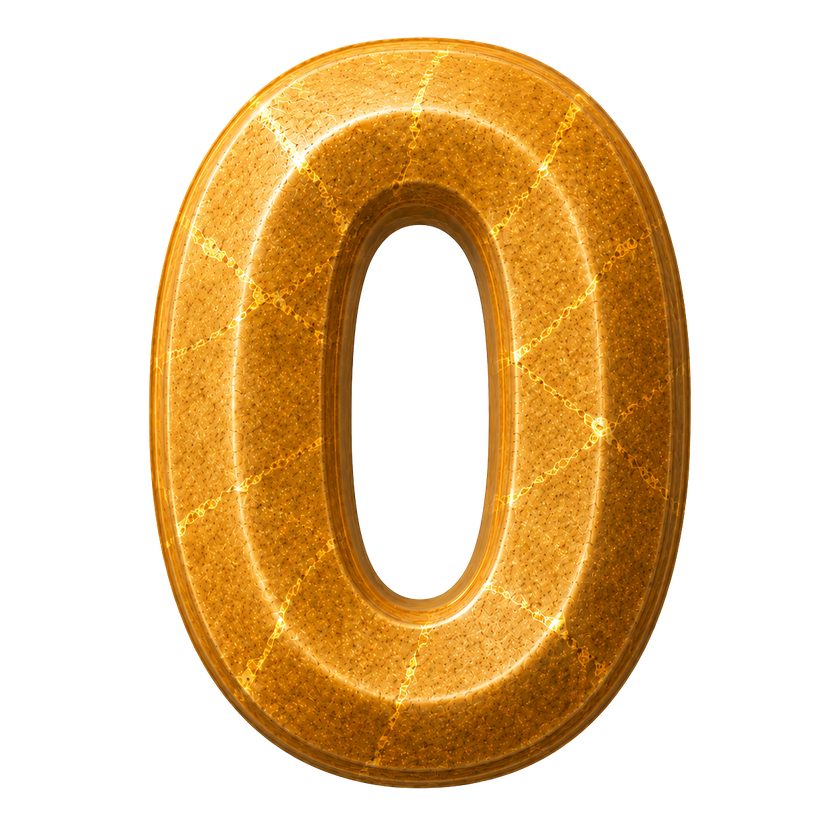
#> input picture assets/numbers/0.png, 840 x 840 px, shrunk from 1254 x 1254 before the run
$ python apply_gold_gradient.py
#> lines starting #> are read from the running program, lines starting #| are printed output that depends on the picture
import os
from PIL import Image, ImageDraw, ImageOps

def create_vertical_gradient(size, top_color, bottom_color):
    """Creates a vertical linear gradient image."""
    base = Image.new('RGB', size, top_color)
    top = base.copy()
    bottom = Image.new('RGB', size, bottom_color)
    mask = Image.new('L', size)
    mask_data = []
    for y in range(size[1]):
        mask_data.extend([int(255 * (y / size[1]))] * size[0])
    mask.putdata(mask_data)
    base.paste(bottom, (0, 0), mask)
    return base

def recolor_digits():
    source_dir = 'assets/numbers'

    # Gold yellow gradient colors
    top_color = (255, 230, 100)    # Bright yellow-gold
    bottom_color = (200, 110, 0)   # Deep orange-gold

    files = [f'{i}.png' for i in range(10)] + ['colon.png']

    for filename in files:
        filepath = os.path.join(source_dir, filename)
        if not os.path.exists(filepath):
            continue

        print(f"Processing {filepath}...")
        img = Image.open(filepath).convert("RGBA")
#> img is the input picture: PIL image 840x840 RGBA; mean R, G, B, A 83.8, 54.5, 13.4, 105.6

        # 1. Extract Alpha channel to preserve transparency
        alpha = img.getchannel('A')

        # 2. Get luminance/texture of the original image
        # Convert to grayscale to use as a texture map
        gray = ImageOps.grayscale(img)

        # We can increase the contrast slightly to make the texture pop
        gray = ImageOps.autocontrast(gray, cutoff=2)

        # 3. Create a golden gradient the same size as the image
        gradient = create_vertical_gradient(img.size, top_color, bottom_color)
#> in create_vertical_gradient, `bottom = Image.new('RGB', size, bottom_color)`:
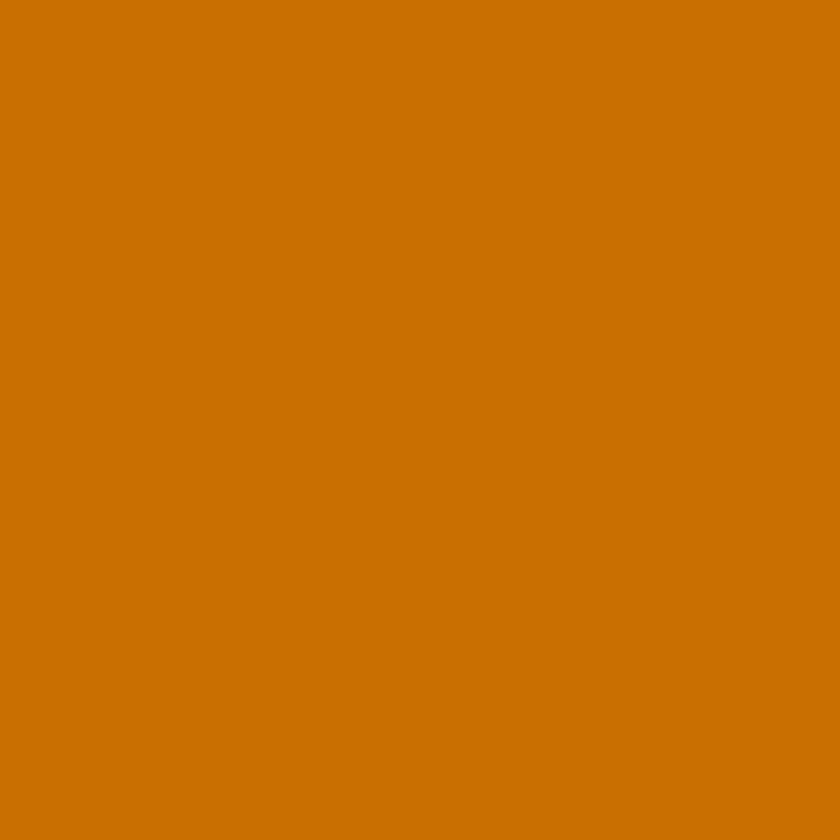
#> bottom: PIL image 840x840 RGB; mean R, G, B 200, 110, 0
#> in create_vertical_gradient, `mask = Image.new('L', size)`: mask: PIL image 840x840 L; every value is 0
#> in create_vertical_gradient, `mask.putdata(mask_data)`:
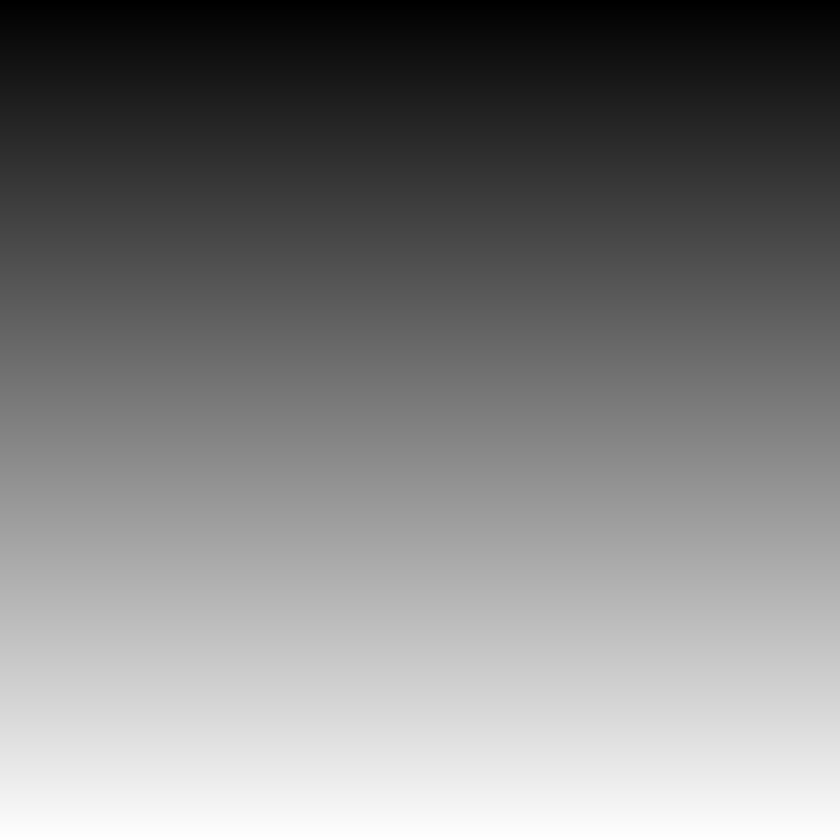
#> mask: PIL image 840x840 L; min 0, max 254, mean 126.9
#> in create_vertical_gradient, `base.paste(bottom, (0, 0), mask)`:
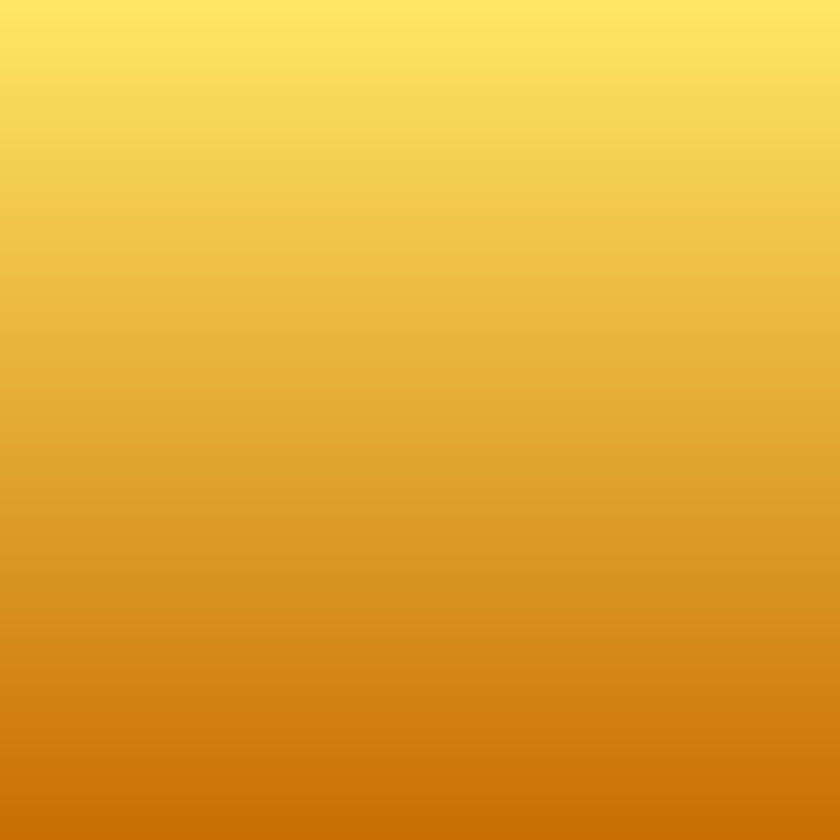
#> base: PIL image 840x840 RGB; mean R, G, B 227.6, 170.3, 50.2

        # 4. Multiply the gradient by the grayscale texture
        # To do this, we treat the grayscale as a brightness mask on the gradient
        from PIL import ImageChops
        # Convert gray back to RGB for multiply
        gray_rgb = gray.convert('RGB')
        colored_rgb = ImageChops.multiply(gradient, gray_rgb)

        # 5. But wait, if the original image was dark, it will be very dark.
        # Let's use overlay or soft light, or just multiply with a brightened gray
        # Actually, if we want it bright gold, let's brighten the gray first
        enhancer = ImageEnhance.Brightness(gray_rgb)
        bright_gray = enhancer.enhance(1.5)
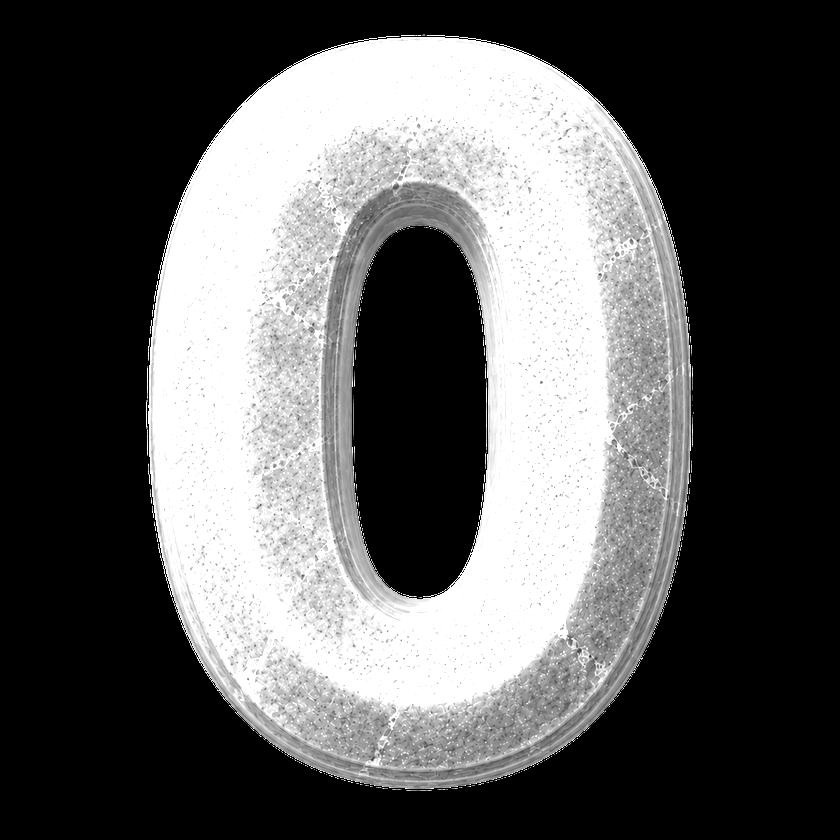
#> bright_gray: PIL image 840x840 RGB; min 0, max 255, mean 92.2
        final_rgb = ImageChops.multiply(gradient, bright_gray)
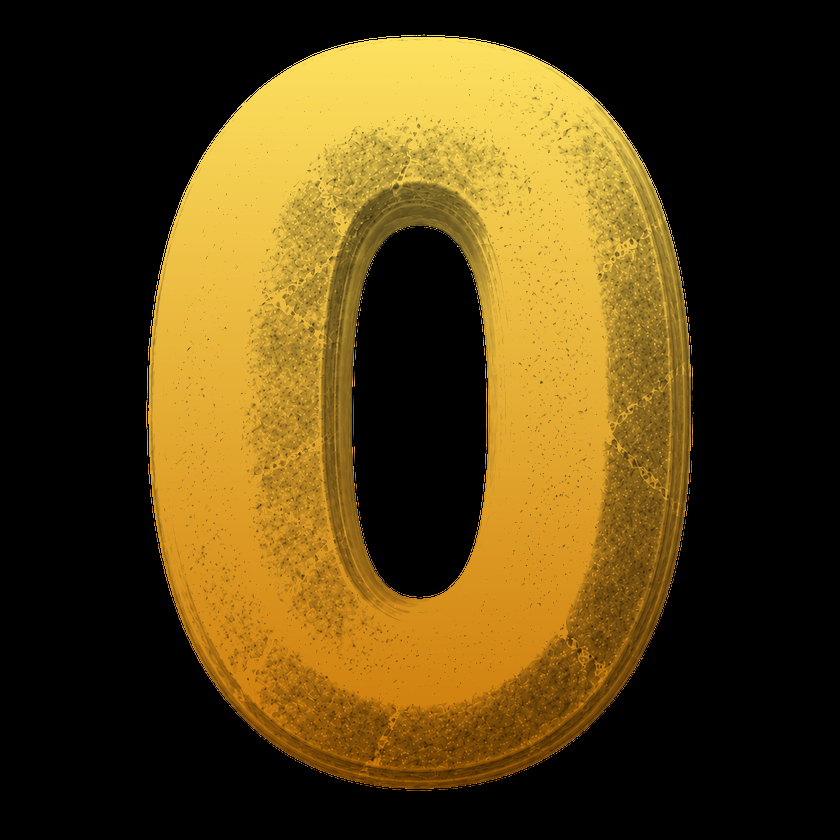
#> final_rgb: PIL image 840x840 RGB; mean R, G, B 82.7, 62.5, 19

        # 6. Put the alpha channel back
        final_img = final_rgb.convert("RGBA")
        final_img.putalpha(alpha)
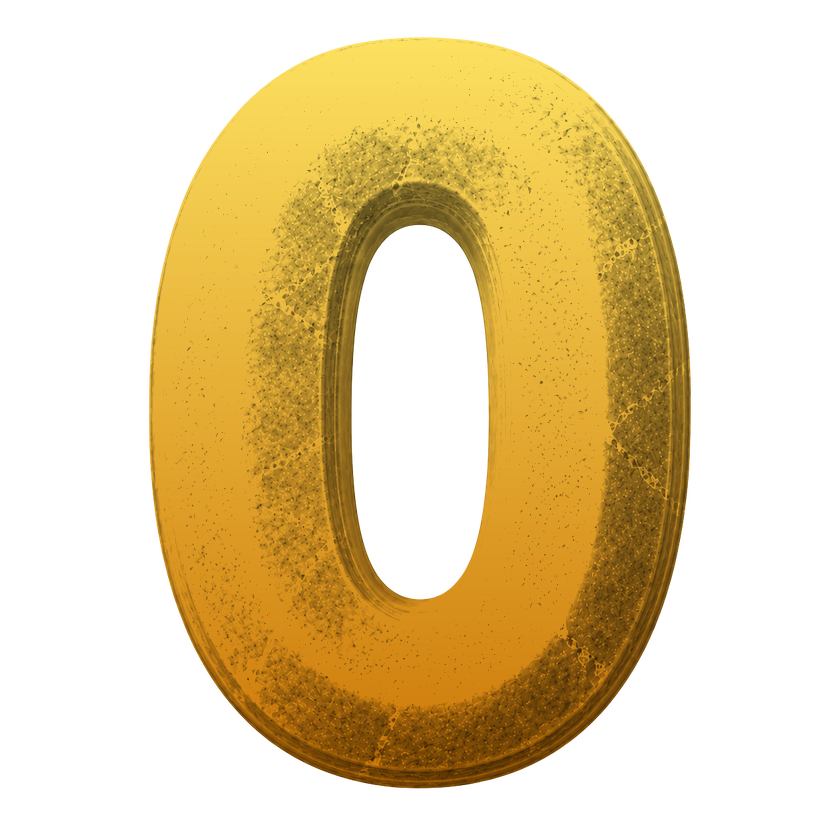
#> final_img: PIL image 840x840 RGBA; mean R, G, B, A 82.7, 62.5, 19, 105.6; transparent parts drawn white

        final_img.save(filepath)
#> pass 2 of the loop in recolor_digits, `for filename in files:`:
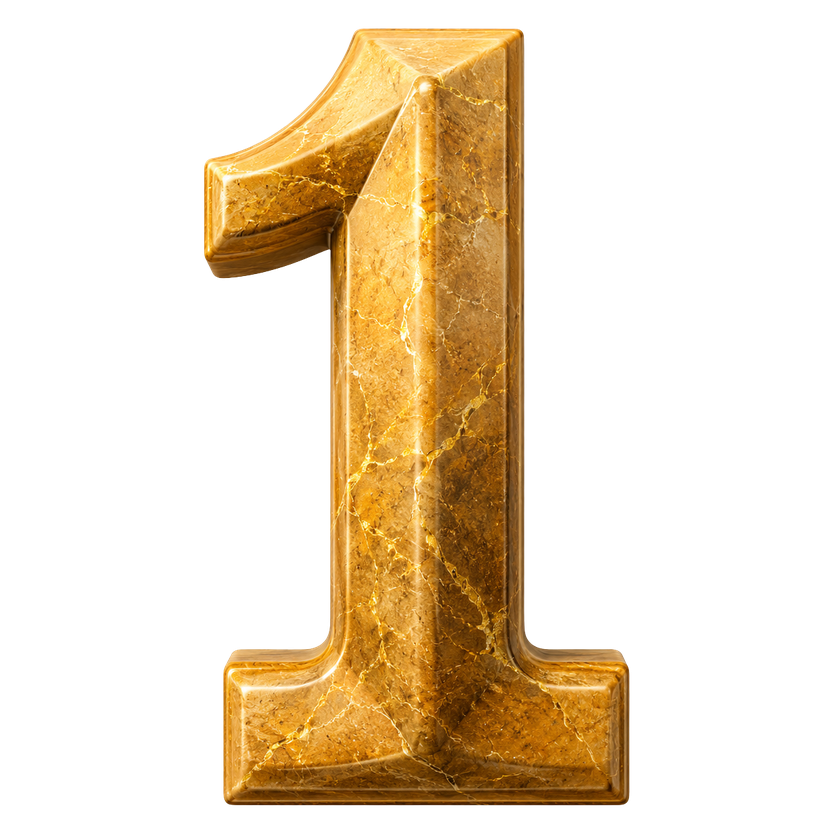
#> input picture assets/numbers/1.png, 840 x 840 px, shrunk from 1254 x 1254 before the run
#> in recolor_digits, img is the input picture: PIL image 840x840 RGBA; mean R, G, B, A 54.8, 38.4, 14.4, 72.2
#> in recolor_digits, `final_rgb = ImageChops.multiply(gradient, bright_gray)`:
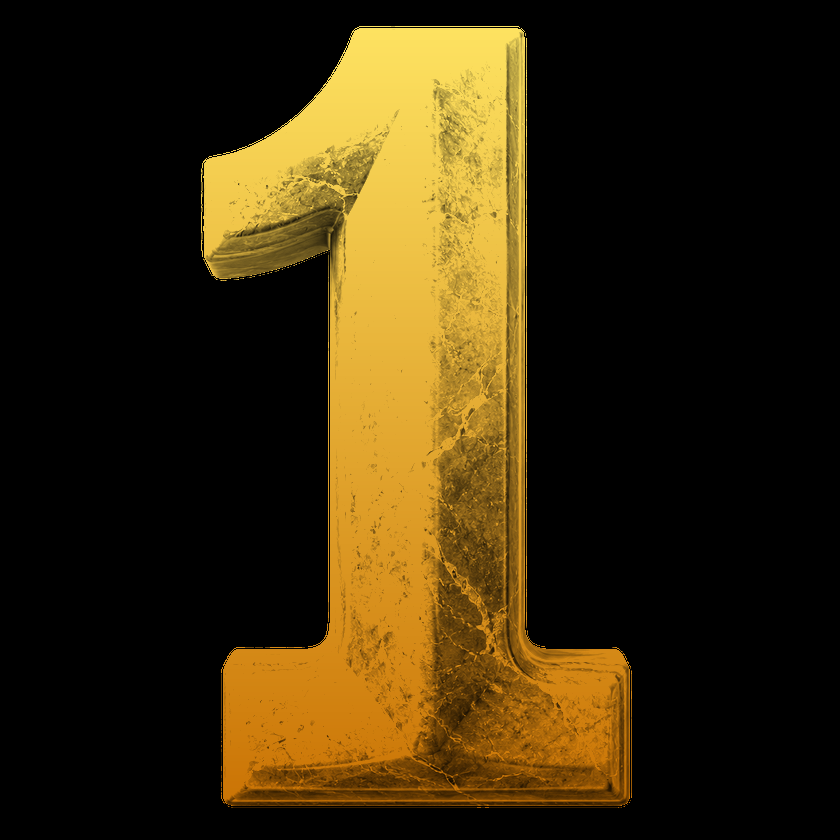
#> final_rgb: PIL image 840x840 RGB; mean R, G, B 55.1, 41, 11.8
#> in recolor_digits, `final_img.putalpha(alpha)`:
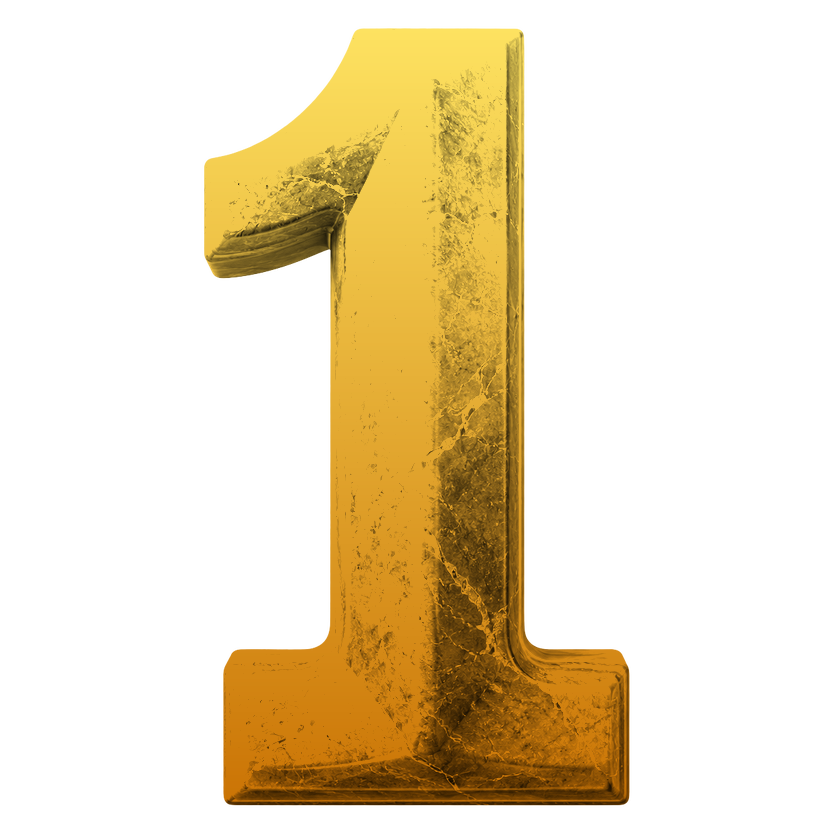
#> final_img: PIL image 840x840 RGBA; mean R, G, B, A 55.1, 41, 11.8, 72.2; transparent parts drawn white
#> pass 3 of the loop in recolor_digits, `for filename in files:`:
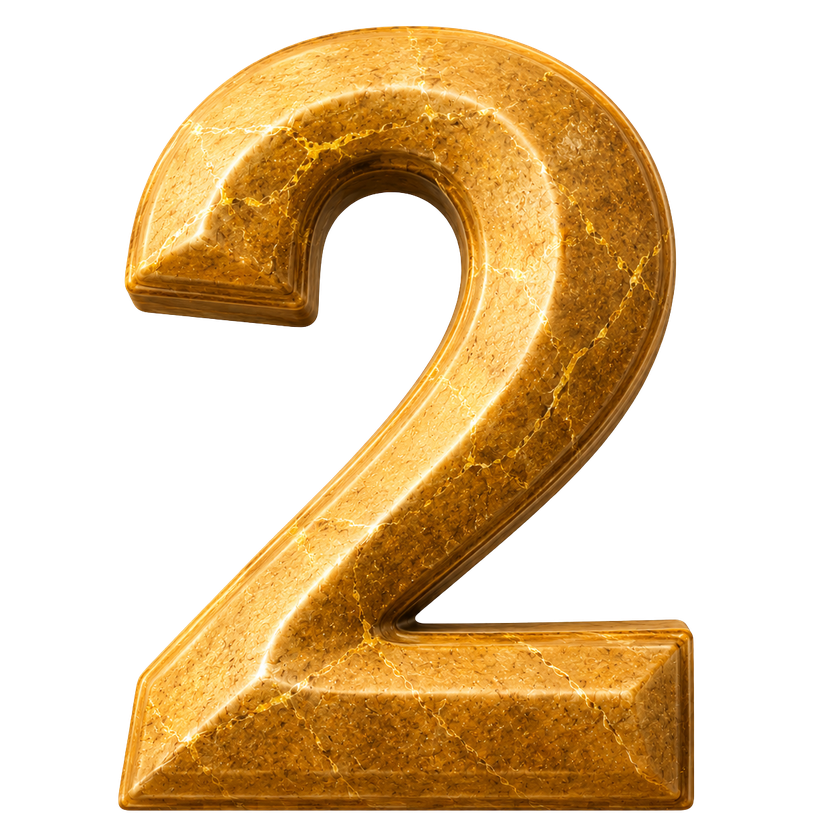
#> input picture assets/numbers/2.png, 840 x 840 px, shrunk from 1254 x 1254 before the run
#> in recolor_digits, img is the input picture: PIL image 840x840 RGBA; mean R, G, B, A 81.3, 56, 19.7, 106
#> in recolor_digits, `final_rgb = ImageChops.multiply(gradient, bright_gray)`:
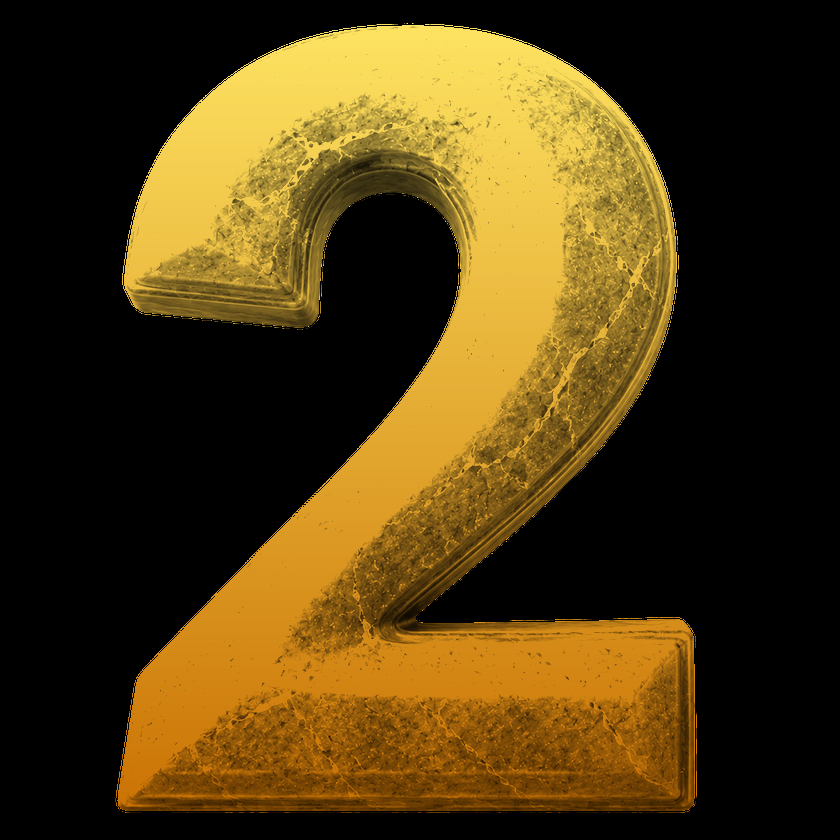
#> final_rgb: PIL image 840x840 RGB; mean R, G, B 77.2, 57.5, 16.7
#> in recolor_digits, `final_img.putalpha(alpha)`:
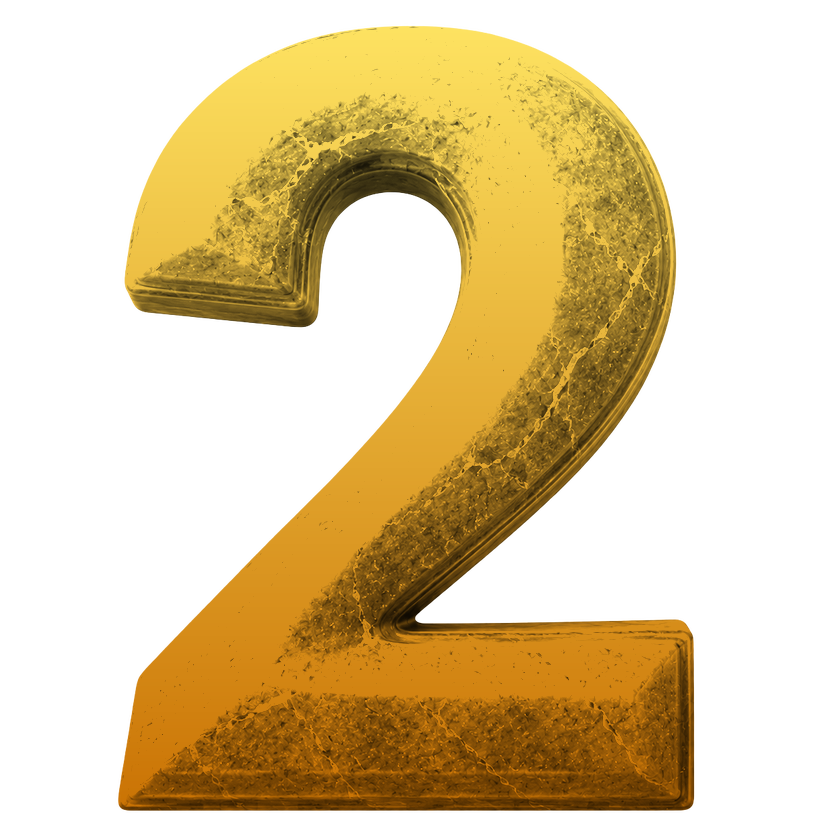
#> final_img: PIL image 840x840 RGBA; mean R, G, B, A 77.2, 57.5, 16.7, 106; transparent parts drawn white
#> the loop made 11 passes; the first 3 are shown

if __name__ == "__main__":
    import PIL.ImageEnhance as ImageEnhance
    recolor_digits()
    print("Done!")
